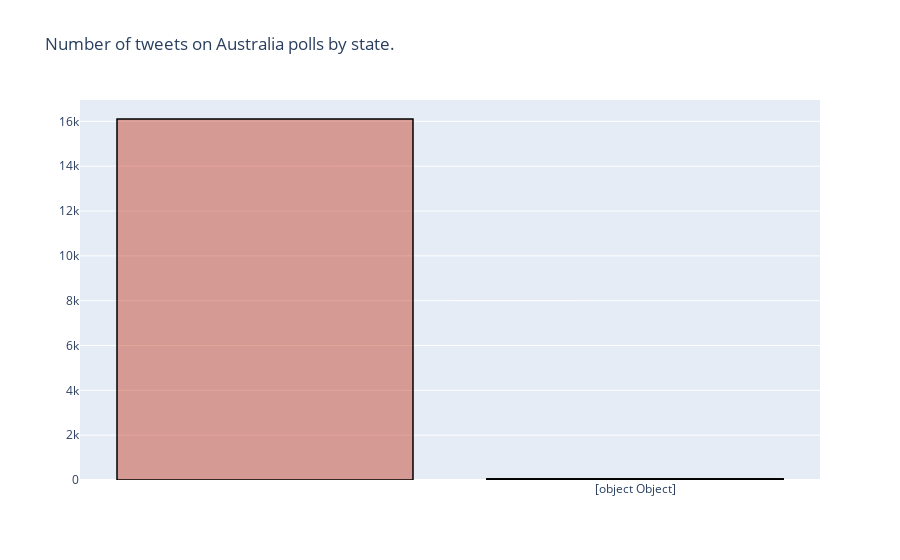

Notebook source saved alongside this figure:
### Code cell
cnt_ = df['place'].value_counts()
cnt_.reset_index()
cnt_ = cnt_[:20,]
trace1 = go.Bar(
                x = cnt_.index,
                y = cnt_.values,
                name = "Number of tweets on Australia polls by state.",
                marker = dict(color = 'rgba(200, 74, 55, 0.5)',
                             line=dict(color='rgb(0,0,0)',width=1.5)),
                )

data = [trace1]
layout = go.Layout(barmode = "group",title = 'Number of tweets on Australia polls by state.')
fig = go.Figure(data = data, layout = layout)
iplot(fig)

### Figure 1 — Plotly figure (JSON) as saved in the notebook; plotly's stock layout.template omitted (floating-point values rounded to 4 significant figures)
{"data": [{"marker": {"color": "rgba(200, 74, 55, 0.5)", "line": {"color": "rgb(0,0,0)", "width": 1.5}}, "name": "Number of tweets on Australia polls by state.", "x": ["", {"type": "Point", "coordinates": [41.28, 36.35]}, {"type": "Point", "coordinates": [41.26, 36.56]}, {"type": "Point", "coordinates": [41.26, 36.56]}, {"type": "Point", "coordinates": [41.28, 36.33]}, {"type": "Point", "coordinates": [41.26, 36.55]}, {"type": "Point", "coordinates": [41.26, 36.56]}, {"type": "Point", "coordinates": [41.26, 36.55]}, {"type": "Point", "coordinates": [40.46, 34.86]}, {"type": "Point", "coordinates": [41.29, 36.27]}, {"type": "Point", "coordinates": [40.97, 28.82]}, {"type": "Point", "coordinates": [40.25, 29.05]}, {"type": "Point", "coordinates": [41.47, 34.77]}, {"type": "Point", "coordinates": [49.03, 2.465]}], "y": [16105, 10, 5, 2, 2, 1, 1, 1, 1, 1, 1, 1, 1, 1], "type": "bar"}], "layout": {"barmode": "group", "title": {"text": "Number of tweets on Australia polls by state."}}}
